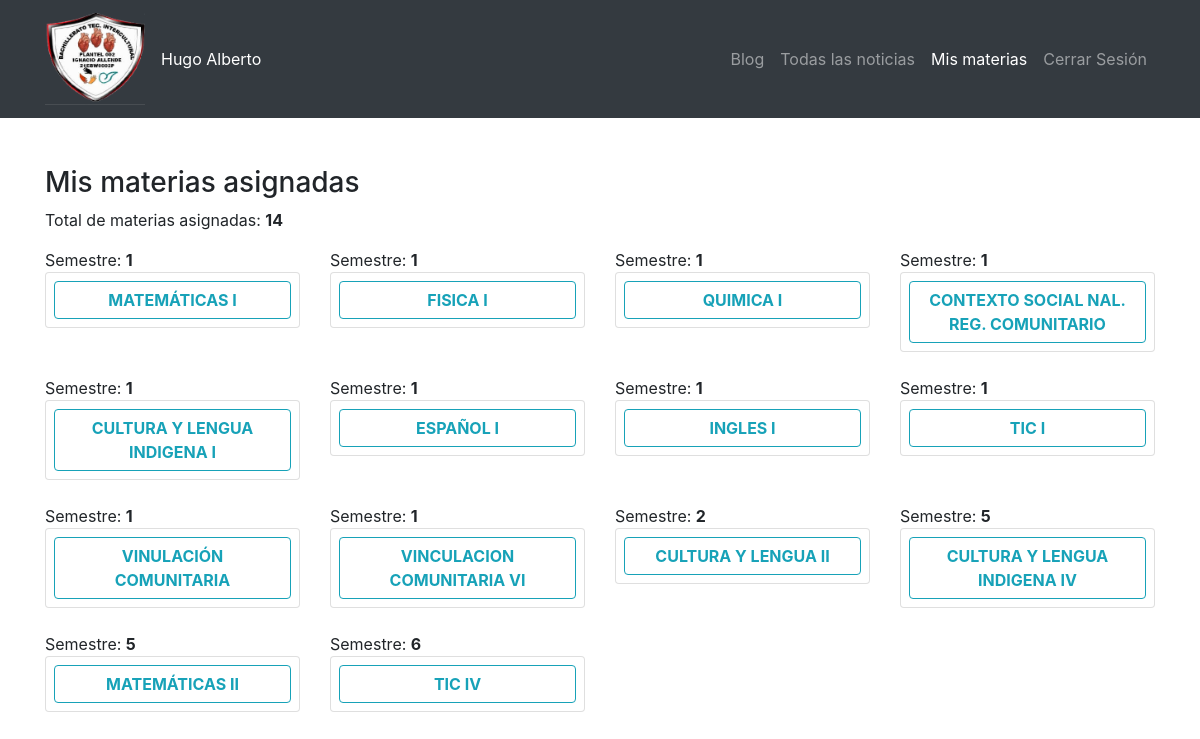
The page /SISTEMA/seccion/materias.php (signed in) on the database its author committed.
### tables this page shows
CREATE TABLE `materias` (
  `id` int(11) NOT NULL,
  `nombre_docente` text NOT NULL,
  `correo_docente` text NOT NULL,
  `materia` text NOT NULL,
  `semestre` text NOT NULL
);

### SISTEMA/seccion/materias.php (the view, shortened to what this page needs)
<?php session_start();  include_once("../private/conexion.php"); ?>
  <?php
if (!empty($_SESSION['docente_correo'])) {
  $correo_docente = $_SESSION['docente_correo'];
 ?>
<!doctype html>
<html lang="es">
  <head><meta http-equiv="Content-Type" content="text/html; charset=gb18030">
    <link rel="stylesheet" href="https://stackpath.bootstrapcdn.com/bootstrap/4.3.1/css/bootstrap.min.css">
    <link rel="stylesheet" type="text/css" href="css/index.css">
  </head>
  <body>
    <header class="sticky-top">
      <nav class="navbar navbar-expand-lg navbar-dark bg-dark">
        <div class="container">
          <a class="navbar-brand" href=""><img src="../images/logo22.png" alt="" width="100"></a>
          <div style="color:white;"><?php echo $_SESSION['docente_nombre']; ?></div>
          <div class="collapse navbar-collapse" id="navbarSupportedContent">
            <ul class="navbar-nav ml-auto">
              <li class="nav-item">
                <a class="nav-link" href="../secciones/blog.php">Blog</a>
              </li>
              <li class="nav-item">
                <a class="nav-link" href="section-noticias.php">Todas las noticias</a>
              </li>
              <li class="nav-item active">
                <a class="nav-link" href="materias.php">Mis materias</a>
              </li>
              <li class="nav-item">
                <a class="nav-link" href="process/cerrar.php">Cerrar Sesión</a>
              </li>
            </ul>
          </div>
        </div>
      </nav>
    </header>
<section id="noticias" class="noticias mt-5 mb-5">
  <div class="container">
    <h3>Mis materias asignadas</h3>
<?php  $rcheck = $mysqli->query("SELECT * FROM materias WHERE correo_docente='$correo_docente'");
  echo "Total de materias asignadas: <b>".mysqli_num_rows($rcheck).'</b>';
?>
    <div class="row mt-3">
<?php
    $rexp3 = $mysqli->query("SELECT * FROM materias WHERE correo_docente='$correo_docente' ORDER BY semestre ASC");
        if ($rexp3)
          {
            while($array = $rexp3->fetch_object())
              {
                $materia = $array->materia;
                $semestre = $array->semestre;
                echo '
                  <div class="col-12 col-md-4 col-lg-3 mb-4">
                    Semestre: <b>'.$semestre.'</b>
                    <div class="card w-100 p-2 btn">
                      <button class="btn btn-outline-info open-AddBookDialog" data-toggle="modal" data-target="#modalVerGrupos" data-id="'.$materia.' ('.$semestre.')">
                        <b>'.$materia.'</b>
                      </button>
                      </div>
                  </div>
                ';
              }
          }
 ?>
    </div>
  </div>
</section>
  </body>
</html>
<?php }else{
  echo '<script type="text/javascript">';
  echo 'window.location="../secciones/docentes.php';
  echo '"</script>';
} ?>

### rows shown on the page
materias: semestre "1", materia "MATEMÁTICAS I"
materias: semestre "1", materia "FISICA I"
materias: semestre "1", materia "QUIMICA I"
materias: semestre "1", materia "CONTEXTO SOCIAL NAL. REG. COMUNITARIO"
materias: semestre "1", materia "CULTURA Y LENGUA INDIGENA I"
materias: semestre "1", materia "ESPAÑOL I"
materias: semestre "1", materia "INGLES I"
materias: semestre "1", materia "TIC I"
materias: semestre "1", materia "VINULACIÓN COMUNITARIA"
materias: semestre "1", materia "VINCULACION COMUNITARIA VI"
materias: semestre "2", materia "CULTURA Y LENGUA II"
materias: semestre "5", materia "CULTURA Y LENGUA INDIGENA IV"
materias: semestre "5", materia "MATEMÁTICAS II"
materias: semestre "6", materia "TIC IV"

### other values the page prints
$_SESSION['docente_nombre'] "Hugo Alberto"
mysqli_num_rows($rcheck) "14"
